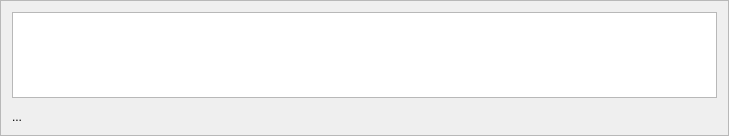
<?xml version="1.0" encoding="UTF-8"?>
<ui version="4.0">
 <class>MessageEntry</class>
 <widget class="QFrame" name="MessageEntry">
  <property name="geometry">
   <rect>
    <x>0</x>
    <y>0</y>
    <width>729</width>
    <height>136</height>
   </rect>
  </property>
  <property name="windowTitle">
   <string>Form</string>
  </property>
  <property name="frameShape">
   <enum>QFrame::StyledPanel</enum>
  </property>
  <property name="frameShadow">
   <enum>QFrame::Sunken</enum>
  </property>
  <layout class="QGridLayout" name="gridLayoutMsg">
   <property name="spacing">
    <number>12</number>
   </property>
   <item row="0" column="0">
    <layout class="QGridLayout" name="gridLayout">
     <item row="0" column="0">
      <widget class="QPlainTextEdit" name="MessageEditor"/>
     </item>
    </layout>
   </item>
   <item row="1" column="0">
    <widget class="QLabel" name="MessageDetailsLabel">
     <property name="text">
      <string>...</string>
     </property>
    </widget>
   </item>
  </layout>
 </widget>
 <resources/>
 <connections/>
</ui>
